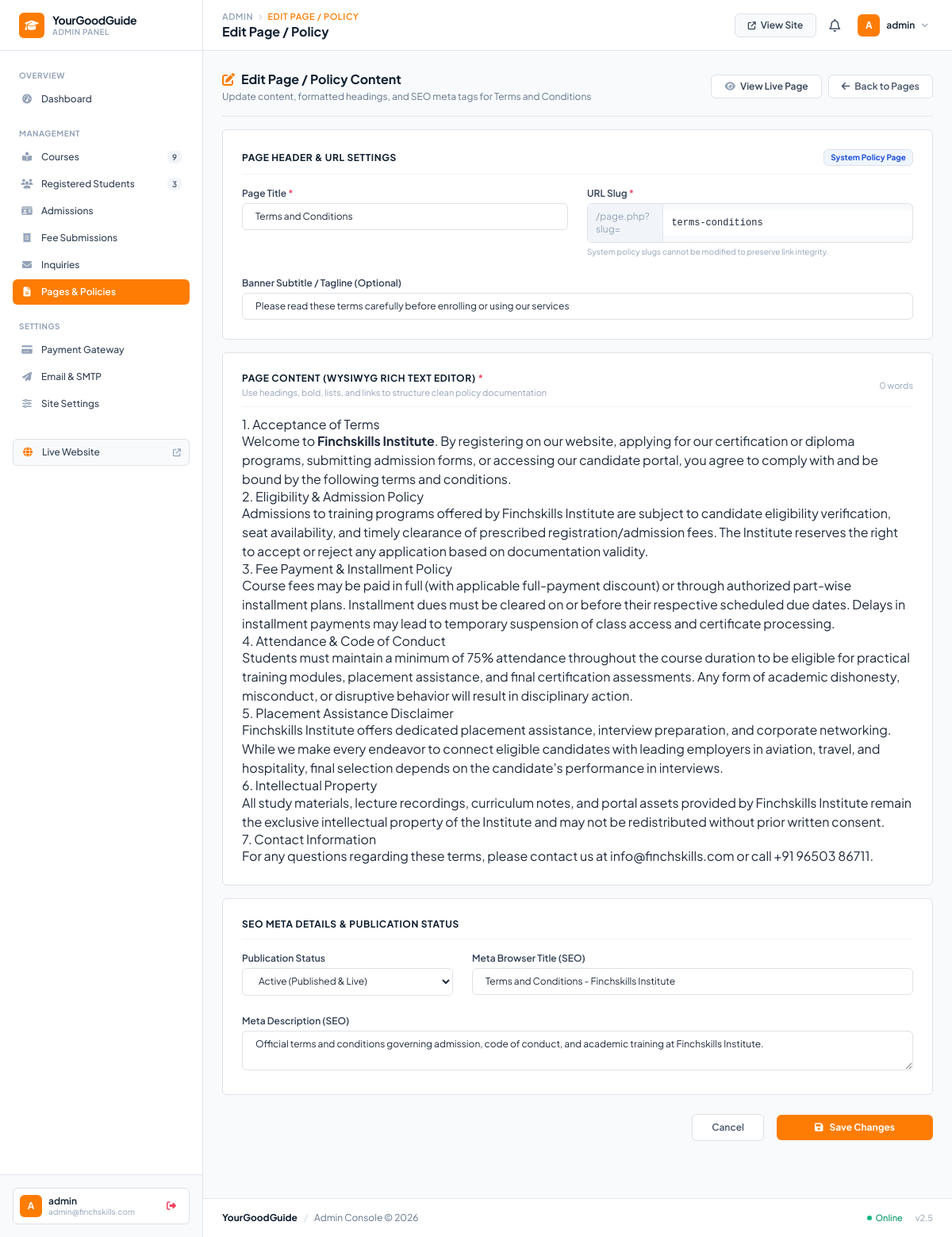
Screenshot of /admin/page-edit.php?id=1 (signed in) with the database file from the repository.
### tables this page shows
CREATE TABLE `site_pages` (
  `id` int NOT NULL AUTO_INCREMENT,
  `slug` varchar(100) NOT NULL,
  `title` varchar(255) NOT NULL,
  `subtitle` varchar(255) DEFAULT NULL,
  `content` longtext NOT NULL,
  `meta_title` varchar(255) DEFAULT NULL,
  `meta_description` text,
  `status` enum('active','inactive') DEFAULT 'active',
  `is_system` tinyint(1) DEFAULT '0',
  `updated_at` timestamp NULL DEFAULT CURRENT_TIMESTAMP ON UPDATE CURRENT_TIMESTAMP,
  `created_at` timestamp NULL DEFAULT CURRENT_TIMESTAMP,
  PRIMARY KEY (`id`),
  UNIQUE KEY `slug` (`slug`)
);

### admin/page-edit.php (the view, shortened to what this page needs)
<?php
require_once __DIR__ . '/includes/auth.php';
$id = isset($_GET['id']) ? (int)$_GET['id'] : 0;
$is_edit = ($id > 0);
$page = [
    'id' => 0,
    'slug' => '',
    'title' => '',
    'subtitle' => '',
    'content' => '',
    'meta_title' => '',
    'meta_description' => '',
    'status' => 'active',
    'is_system' => 0
];
if ($is_edit) {
    $stmt = $pdo->prepare("SELECT * FROM site_pages WHERE id = ?");
    $stmt->execute([$id]);
    $existing = $stmt->fetch(PDO::FETCH_ASSOC);
    $page = $existing;
}
require_once __DIR__ . '/includes/header.php';
?>
<link href="https://cdn.quilljs.com/1.3.7/quill.snow.css" rel="stylesheet">
<div class="space-y-4 max-w-5xl mx-auto pb-12">
    <div class="flex flex-col sm:flex-row sm:items-center justify-between gap-3 pb-3 border-b border-slate-200">
        <div>
            <h2 class="text-base font-bold text-[#0e1e2e] flex items-center gap-2">
                <i class="fa-solid <?= $is_edit ? 'fa-pen-to-square' : 'fa-plus-circle' ?> text-[#fe7c03]"></i>
                <span><?= $is_edit ? 'Edit Page / Policy Content' : 'Create New Static Page' ?></span>
            </h2>
            <p class="text-xs text-slate-500 mt-0.5">
                <?= $is_edit ? 'Update content, formatted headings, and SEO meta tags for ' . htmlspecialchars($page['title']) : 'Design a new custom page or policy document with live rich text formatting' ?>
            </p>
        </div>
        <div class="flex items-center gap-2">
            <?php if ($is_edit): ?>
                <a href="../page.php?slug=<?= urlencode($page['slug']) ?>" target="_blank" class="px-3 py-1.5 rounded text-xs font-semibold text-slate-700 bg-white border border-slate-200 hover:bg-slate-50 transition-colors no-underline inline-flex items-center gap-1.5">
                    <i class="fa-solid fa-eye text-slate-400"></i> View Live Page
                </a>
            <?php endif; ?>
            <a href="pages.php" class="px-3 py-1.5 rounded text-xs font-semibold text-slate-600 bg-white border border-slate-200 hover:bg-slate-50 transition-colors no-underline">
                <i class="fa-solid fa-arrow-left me-1"></i> Back to Pages
            </a>
        </div>
    </div>
    <form method="POST" id="pageEditForm" class="space-y-4">
        <div class="bg-white border border-slate-200 rounded-md p-4 sm:p-5 space-y-4">
            <div class="pb-2.5 border-b border-slate-100 flex items-center justify-between">
                <h3 class="text-xs font-bold text-[#0e1e2e] uppercase tracking-wider">
                    Page Header &amp; URL Settings
                </h3>
                <?php if (!empty($page['is_system'])): ?>
                    <span class="px-2 py-0.5 text-[10px] font-bold rounded bg-blue-50 text-blue-700 border border-blue-200">
                        System Policy Page
                    </span>
                <?php endif; ?>
            </div>
            <div class="grid grid-cols-1 sm:grid-cols-2 gap-4">
                <div>
                    <label class="block text-xs font-semibold text-slate-700 mb-1">Page Title <span class="text-rose-500">*</span></label>
                    <input type="text" name="title" id="pageTitleInput" required value="<?= htmlspecialchars($page['title']) ?>" placeholder="e.g. Terms and Conditions" class="w-full text-xs rounded border border-slate-200 px-3 py-2 text-slate-800 focus:outline-none focus:border-[#fe7c03]">
                </div>
                <div>
                    <label class="block text-xs font-semibold text-slate-700 mb-1">URL Slug <span class="text-rose-500">*</span></label>
                    <div class="flex items-center rounded border border-slate-200 bg-slate-50 overflow-hidden focus-within:border-[#fe7c03]">
                        <span class="px-2.5 py-2 text-slate-400 text-xs font-mono select-none bg-slate-100 border-r border-slate-200">/page.php?slug=</span>
                        <input type="text" name="slug" id="pageSlugInput" required value="<?= htmlspecialchars($page['slug']) ?>" placeholder="terms-conditions" class="w-full text-xs bg-white px-2.5 py-2 text-slate-800 font-mono focus:outline-none" <?= !empty($page['is_system']) ? 'readonly' : '' ?>>
                    </div>
                    <?php if (!empty($page['is_system'])): ?>
                        <p class="text-[10px] text-slate-400 mt-1">System policy slugs cannot be modified to preserve link integrity.</p>
                    <?php endif; ?>
                </div>
                <div class="sm:col-span-2">
                    <label class="block text-xs font-semibold text-slate-700 mb-1">Banner Subtitle / Tagline (Optional)</label>
                    <input type="text" name="subtitle" value="<?= htmlspecialchars($page['subtitle'] ?? '') ?>" placeholder="e.g. Please read these terms carefully before applying" class="w-full text-xs rounded border border-slate-200 px-3 py-2 text-slate-800 focus:outline-none focus:border-[#fe7c03]">
                </div>
            </div>
        </div>
        <div class="bg-white border border-slate-200 rounded-md p-4 sm:p-5 space-y-3">
            <div class="flex items-center justify-between pb-2 border-b border-slate-100">
                <div>
                    <h3 class="text-xs font-bold text-[#0e1e2e] uppercase tracking-wider">
                        Page Content (WYSIWYG Rich Text Editor) <span class="text-rose-500">*</span>
                    </h3>
                    <p class="text-[11px] text-slate-400 mt-0.5">Use headings, bold, lists, and links to structure clean policy documentation</p>
                </div>
                <div class="text-[11px] text-slate-400 font-mono">
                    <span id="wordCountDisplay">0 words</span>
                </div>
            </div>
            <div id="quillEditor"><?= $page['content'] ?></div>
        </div>
        <div class="bg-white border border-slate-200 rounded-md p-4 sm:p-5 space-y-4">
            <div class="pb-2.5 border-b border-slate-100">
                <h3 class="text-xs font-bold text-[#0e1e2e] uppercase tracking-wider">
                    SEO Meta Details &amp; Publication Status
                </h3>
            </div>
            <div class="grid grid-cols-1 sm:grid-cols-3 gap-4">
                <div>
                    <label class="block text-xs font-semibold text-slate-700 mb-1">Publication Status</label>
                    <select name="status" class="w-full text-xs rounded border border-slate-200 px-3 py-2 text-slate-800 bg-white focus:outline-none focus:border-[#fe7c03]">
                        <option value="active" <?= $page['status'] === 'active' ? 'selected' : '' ?>>Active (Published &amp; Live)</option>
                    </select>
                </div>
                <div class="sm:col-span-2">
                    <label class="block text-xs font-semibold text-slate-700 mb-1">Meta Browser Title (SEO)</label>
                    <input type="text" name="meta_title" value="<?= htmlspecialchars($page['meta_title'] ?? '') ?>" placeholder="e.g. Terms and Conditions - Finchskills Institute" class="w-full text-xs rounded border border-slate-200 px-3 py-2 text-slate-800 focus:outline-none focus:border-[#fe7c03]">
                </div>
                <div class="sm:col-span-3">
                    <label class="block text-xs font-semibold text-slate-700 mb-1">Meta Description (SEO)</label>
                    <textarea name="meta_description" rows="2" placeholder="Brief summary for Google search engines..." class="w-full text-xs rounded border border-slate-200 px-3 py-2 text-slate-800 focus:outline-none focus:border-[#fe7c03]"><?= htmlspecialchars($page['meta_description'] ?? '') ?></textarea>
                </div>
            </div>
        </div>
        <div class="flex items-center justify-end gap-3 pt-2">
            <a href="pages.php" class="px-4 py-2 rounded text-xs font-semibold text-slate-600 bg-white border border-slate-200 hover:bg-slate-50 transition-colors no-underline">
                Cancel
            </a>
            <button type="submit" id="savePageBtn" class="px-5 py-2 rounded bg-[#fe7c03] hover:bg-[#e06b00] text-white text-xs font-bold transition-colors inline-flex items-center gap-2">
                <i class="fa-solid fa-floppy-disk"></i>
                <span><?= $is_edit ? 'Save Changes' : 'Publish Page' ?></span>
            </button>
        </div>
    </form>
</div>
<?php require_once __DIR__ . '/includes/footer.php'; ?>

### admin/includes/header.php (style rules this page uses)
body, input, button, select, textarea, table, h1, h2, h3, h4, h5, h6, p, a, div, span:not([class*="fa-"]) { font-family: 'Plus Jakarta Sans', sans-serif; }
body { background-color: #f8fafc; color: #0e1e2e; }

### rows the page displays
site_pages: title "Terms and Conditions", slug "terms-conditions", subtitle "Please read these terms carefully before enrolling or using our services", content "1. Acceptance of Terms Welcome to Finchskills Institute . By registering on our website, applying for our certification or diploma programs, submitting admission forms, or accessing our candidate portal, you agree to comply with and be bound by the following terms and conditions. 2. Eligibility & Admission Policy Admissions to training programs offered by Finchskills Institute are subject to candidate eligibility verification, seat availability, and timely clearance of prescribed registration/admission fees. The Institute reserves the right to accept or reject any application based on documentation validity. 3. Fee Payment & Installment Policy Course fees may be paid in full (with…", status "Active (Published & Live)", meta_title "Terms and Conditions - Finchskills Institute", meta_description "Official terms and conditions governing admission, code of conduct, and academic training at Finchskills Institute."

### other values shown
$admin_stats['total_courses'] "9"
$admin_stats['total_students'] "3"
$admin_initial "A"
$admin_name "admin"
$_SESSION['admin_email'] "admin@finchskills.com"
$page_title "EDIT PAGE / POLICY"
$page_title "Edit Page / Policy"
